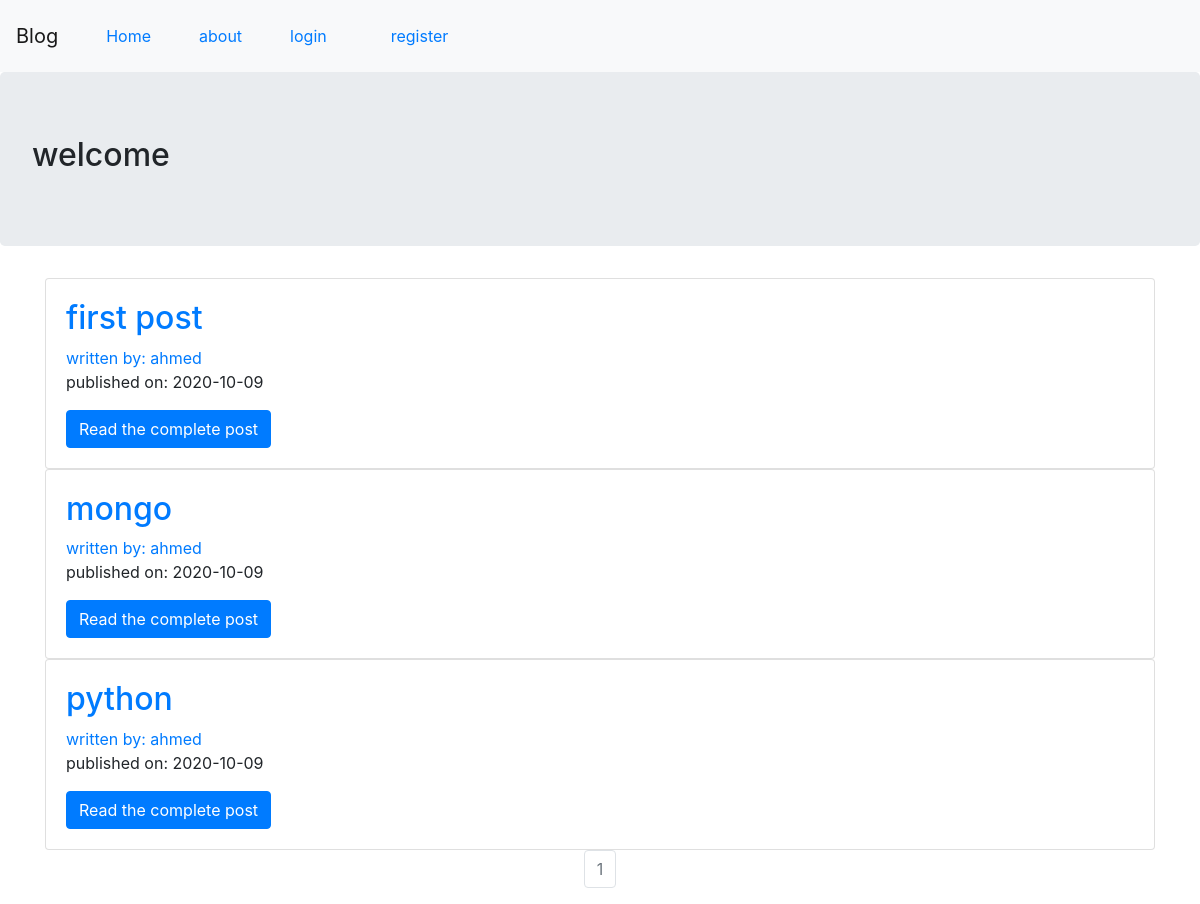
The app's page /, older data.
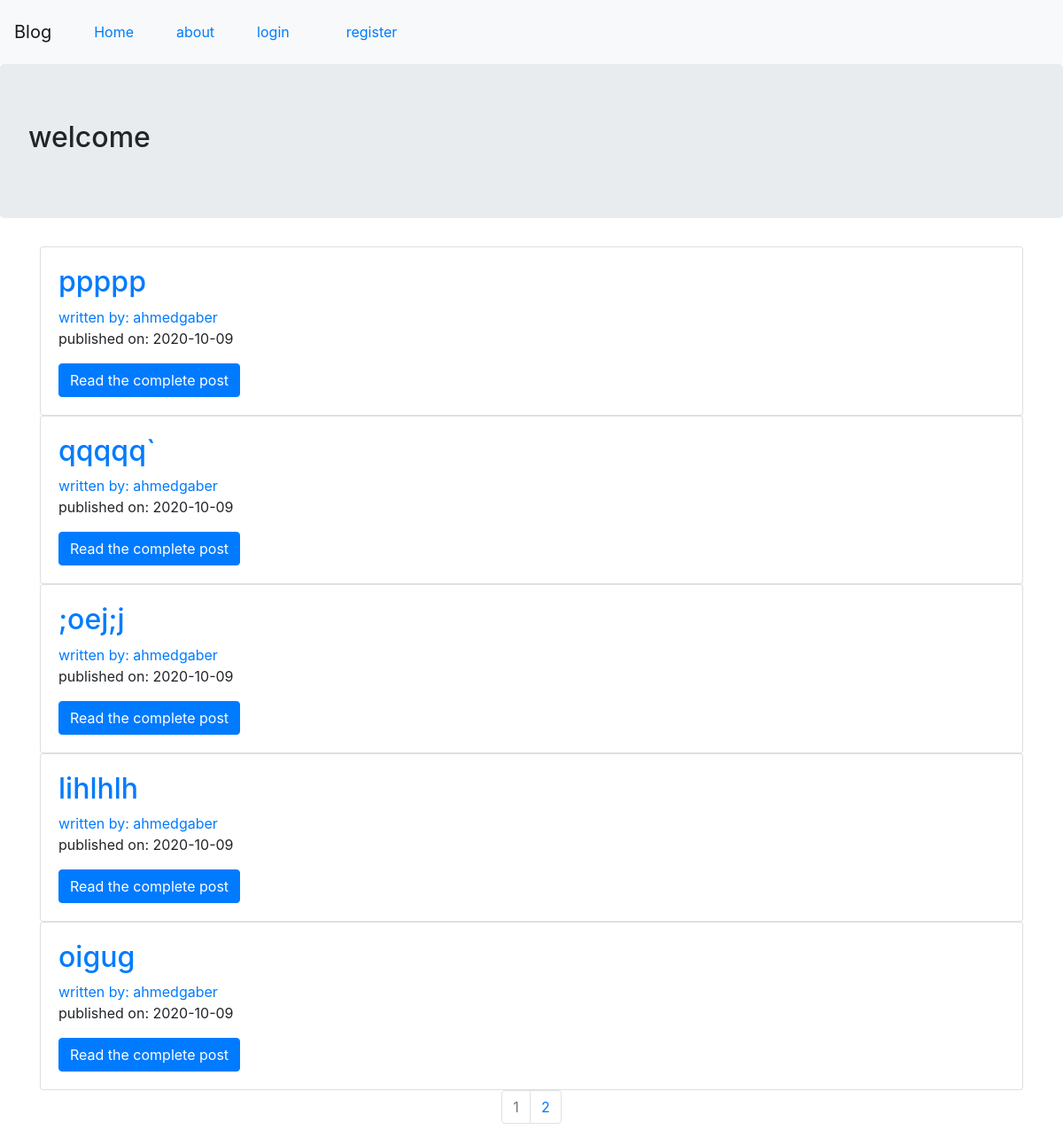
The same page, newer data.
### flask_blog/models.py (models this page shows, shortened)
class BlogPost(db.Model):
    users = db.relationship(User)
    id = db.Column(db.Integer, primary_key=True)
    user_id = db.Column(db.Integer, db.ForeignKey('users.id'), nullable=False)
    date = db.Column(db.DateTime, nullable=False, default=datetime.utcnow)
    title = db.Column(db.String(140), nullable=False)
    text = db.Column(db.Text, nullable=False)
    post_image = db.Column(db.String(20), nullable=False, default='default.png')

class User(db.Model, UserMixin):
    __tablename__ = 'users'
    id = db.Column(db.Integer, primary_key=True)
    profile_image = db.Column(db.String(20), nullable=False, default='default.png')
    email = db.Column(db.String(64), unique=True, index=True)
    username = db.Column(db.String(64), unique=True, index=True)
    password_hash = db.Column(db.String(128))
    posts = db.relationship('BlogPost', backref='author', lazy=True)

### flask_blog/core/views.py (the view)
@core.route('/')
def index():
    page = request.args.get('page', 1, type=int)
    blog_posts = BlogPost.query.order_by(BlogPost.date.desc()).paginate(page, per_page=5)
    return render_template('index.html', blog_posts=blog_posts)

### flask_blog/templates/index.html
{% extends 'base.html' %}
{% block content %}
    <div class="jumbotron">
        <h2>welcome</h2>
    </div>
    <div class="container">
        {% for post in blog_posts.items %}
            <div class="card">
              <div class="card-body">
                <h2><a class="card-title" href="{{ url_for('blog_posts.blog_post', blog_post_id=post.id) }}">{{ post.title }}</a></h2>
                <a href="{{ url_for('users.user_posts', username=post.author.username) }}">written by: {{ post.author.username }}</a>
                <p>published on: {{ post.date.strftime('%Y-%m-%d') }}</p>
                <a href="{{ url_for('blog_posts.blog_post', blog_post_id=post.id) }}" class="btn btn-primary">Read the complete post</a>
              </div>
            </div>
        {% endfor %}
    </div>
    <nav aria-label="Page Navigation ex">
        <ul class="pagination justify-content-center">
            {% for page_num in blog_posts.iter_pages(left_edge=1, right_edge=1, left_current=1,right_current=2) %}
                {% if blog_posts.page == page_num %}
                    <li class="page-item disabled">
                        <a class="page-link" href="{{ url_for('core.index', page=page_num) }}">{{ page_num }}</a>
                    </li>
                {% else %}
                    <li class="page-item ">
                        <a class="page-link" href="{{ url_for('core.index', page=page_num) }}">{{ page_num }}</a>
                    </li>
                {% endif %}
            {% endfor %}
        </ul>
    </nav>
{% endblock %}

### flask_blog/templates/base.html (shortened to what this page needs)
<!DOCTYPE html>
<html lang="en">
<head>
    <link rel="stylesheet" href="https://stackpath.bootstrapcdn.com/bootstrap/4.5.2/css/bootstrap.min.css">
</head>
<body>
<nav class="navbar navbar-expand-lg navbar-light bg-light">
  <a class="navbar-brand" href="{{ url_for('core.index') }}">Blog</a>
  <li class="nav-link active">
    <a class="nav-link" href="{{ url_for('core.index') }}">Home <span class="sr-only">(current)</span></a>
  </li>
  <li class="nav-link">
    <a  href="{{ url_for('core.info') }}">about</a>
  </li>
  {% if current_user.is_authenticated %}
  <li class="nav-link">
    <a class="nav-link" href="{{ url_for('users.logout') }}">logout</a>
  </li>
  <li class="nav-link">
    <a class="nav-link" href="{{ url_for('users.account') }}">Account</a>
  </li>
  <li class="nav-link">
    <a class="nav-link" href="{{ url_for('blog_posts.create') }}">Create Post</a>
  </li>
  {% else %}
  <li class="nav-link">
    <a class="nav-link" href="{{ url_for('users.login') }}">login</a>
  </li>
  <li class="nav-link">
    <a class="nav-link" href="{{ url_for('users.register') }}">register</a>
  </li>
  {% endif %}
</nav>
{% block content %}
{% endblock %}
</body>
</html>

Row changes from the older to the newer data that the page shows:
removed BlogPost: title "first post", author.username "ahmed", date "2020-10-09"
no longer on this page (row unchanged): BlogPost: title "mongo", author.username "ahmed", date "2020-10-09"
removed BlogPost: title "python", author.username "ahmed", date "2020-10-09"
added BlogPost: title "ppppp", author.username "ahmedgaber", date "2020-10-09"
added BlogPost: title "qqqqq`", author.username "ahmedgaber", date "2020-10-09"
added BlogPost: title ";oej;j", author.username "ahmedgaber", date "2020-10-09"
added BlogPost: title "lihlhlh", author.username "ahmedgaber", date "2020-10-09"
added BlogPost: title "oigug", author.username "ahmedgaber", date "2020-10-09"
Text that changed along with them:
new list line: "2"
